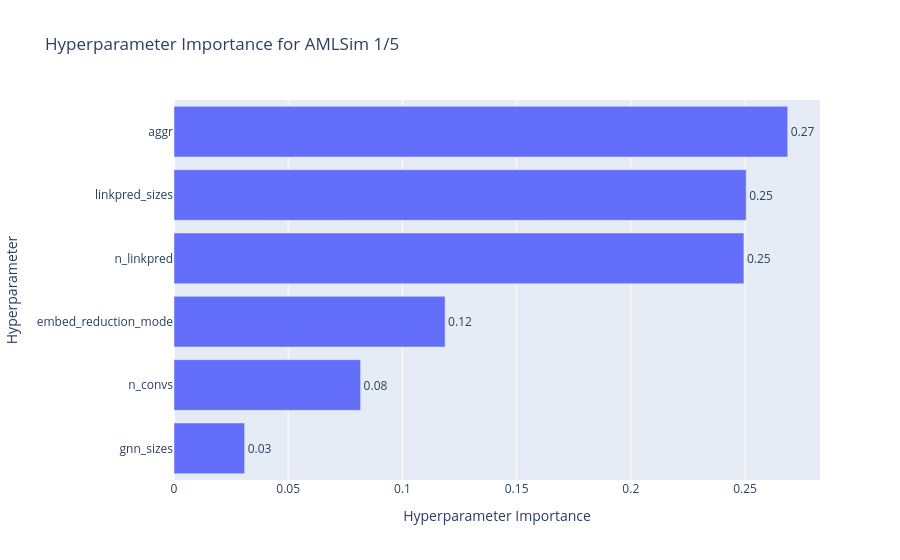
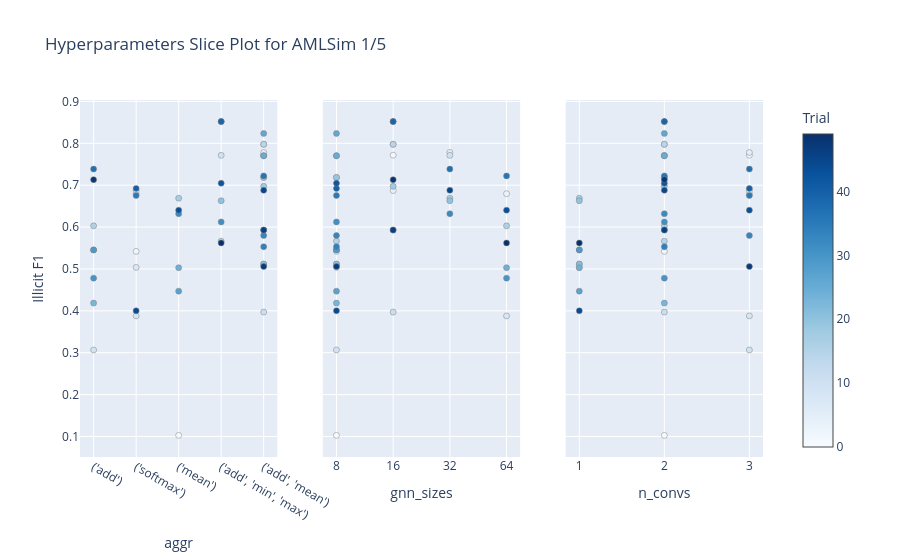
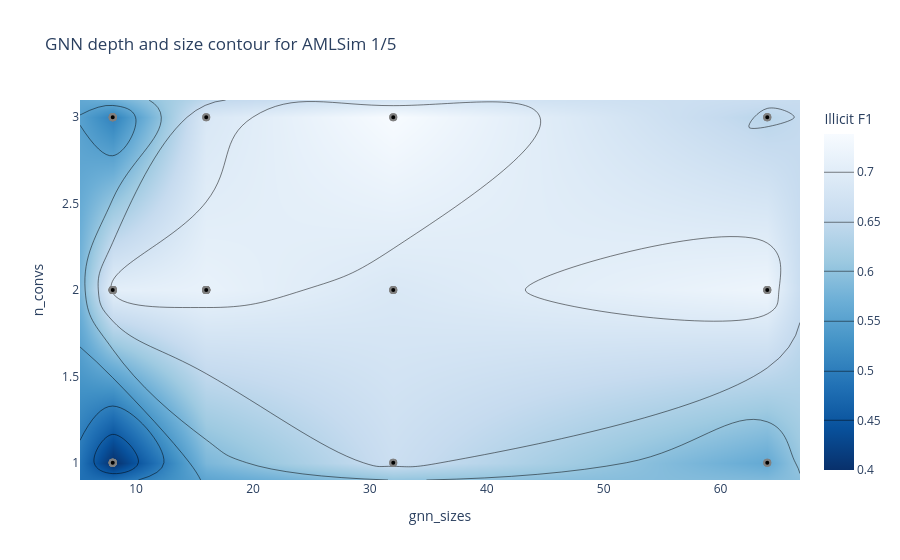
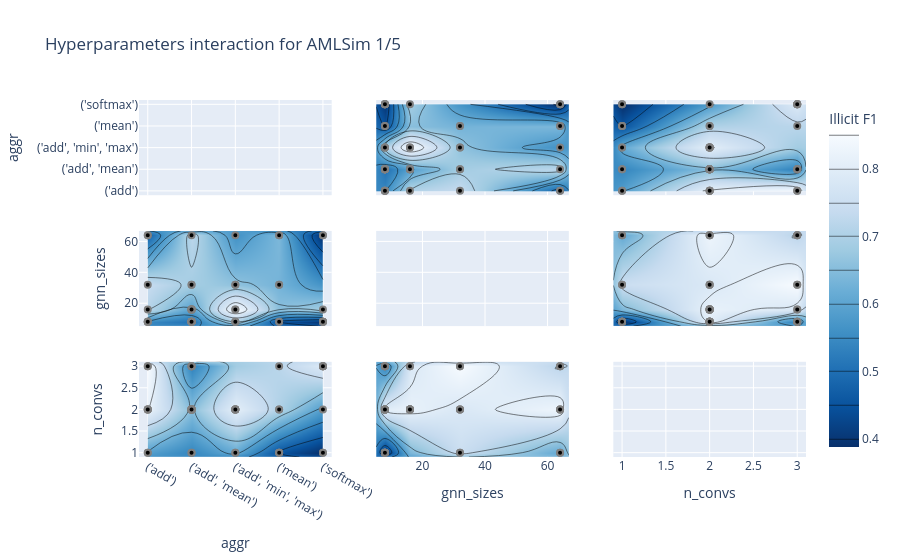

Notebook code for these charts, in order:
### Markdown cell above
## AMLSim 1/5

### Code cell
study_amlsim_51 = rsu.load_study("amlsim_51")
rsu.build_and_save_study_analysis(study_amlsim_51, "AMLSim 1/5")

### Figure 1 — Plotly figure (JSON) as saved in the notebook; plotly's stock layout.template omitted (floating-point values rounded to 4 significant figures)
{"data": [{"cliponaxis": false, "hovertemplate": ["gnn_sizes (CategoricalDistribution): 0.030934289071985546<extra></extra>", "n_convs (CategoricalDistribution): 0.08169239711213766<extra></extra>", "embed_reduction_mode (CategoricalDistribution): 0.11868724210358556<extra></extra>", "n_linkpred (CategoricalDistribution): 0.24950351667012632<extra></extra>", "linkpred_sizes (CategoricalDistribution): 0.2505011577981635<extra></extra>", "aggr (CategoricalDistribution): 0.2686813972440014<extra></extra>"], "name": "Illicit F1", "orientation": "h", "text": ["0.03", "0.08", "0.12", "0.25", "0.25", "0.27"], "textposition": "outside", "type": "bar", "x": [0.03093, 0.08169, 0.1187, 0.2495, 0.2505, 0.2687], "y": ["gnn_sizes", "n_convs", "embed_reduction_mode", "n_linkpred", "linkpred_sizes", "aggr"]}], "layout": {"title": {"text": "Hyperparameter Importance for AMLSim 1/5"}, "xaxis": {"title": {"text": "Hyperparameter Importance"}}, "yaxis": {"title": {"text": "Hyperparameter"}}}}

### Figure 2 — Plotly figure (JSON) as saved in the notebook; plotly's stock layout.template omitted (floating-point values rounded to 4 significant figures)
{"data": [{"marker": {"color": [0, 1, 2, 3, 4, 5, 6, 7, 8, 9, 10, 11, 12, 13, 14, 15, 16, 17, 18, 19, 20, 21, 22, 23, 24, 25, 26, 27, 28, 29, 30, 31, 32, 33, 34, 35, 36, 37, 38, 39, 40, 41, 42, 43, 44, 45, 46, 47, 48, 49], "colorbar": {"title": {"text": "Trial"}, "x": 1, "xpad": 40}, "colorscale": [[0, "rgb(247,251,255)"], [0.125, "rgb(222,235,247)"], [0.25, "rgb(198,219,239)"], [0.375, "rgb(158,202,225)"], [0.5, "rgb(107,174,214)"], [0.625, "rgb(66,146,198)"], [0.75, "rgb(33,113,181)"], [0.875, "rgb(8,81,156)"], [1, "rgb(8,48,107)"]], "line": {"color": "Grey", "width": 0.5}, "showscale": true}, "mode": "markers", "name": "Feasible Trial", "showlegend": false, "type": "scatter", "x": ["('mean')", "('add', 'mean')", "('softmax')", "('softmax')", "('softmax')", "('add', 'mean')", "('add', 'mean')", "('softmax')", "('softmax')", "('add')", "('add', 'min', 'max')", "('add', 'mean')", "('add', 'mean')", "('add', 'mean')", "('add', 'mean')", "('add', 'min', 'max')", "('add')", "('mean')", "('add', 'mean')", "('add', 'mean')", "('add', 'min', 'max')", "('add', 'mean')", "('add', 'mean')", "('add')", "('mean')", "('add', 'mean')", "('add', 'mean')", "('mean')", "('add')", "('add')", "('add')", "('add', 'min', 'max')", "('mean')", "('add', 'mean')", "('add', 'mean')", "('softmax')", "('add', 'mean')", "('add')", "('add', 'min', 'max')", "('add', 'min', 'max')", "('softmax')", "('add', 'mean')", "('add', 'min', 'max')", "('mean')", "('softmax')", "('add', 'mean')", "('add', 'mean')", "('add', 'mean')", "('add')", "('add', 'min', 'max')"], "xaxis": "x", "y": [0.1026, 0.7716, 0.542, 0.6797, 0.6873, 0.7781, 0.7186, 0.5037, 0.3879, 0.3065, 0.7713, 0.397, 0.5116, 0.7977, 0.7977, 0.5663, 0.6029, 0.6689, 0.6974, 0.7186, 0.6629, 0.5116, 0.7703, 0.4184, 0.503, 0.7703, 0.8235, 0.4471, 0.5455, 0.5455, 0.4781, 0.6123, 0.6318, 0.5797, 0.553, 0.6753, 0.7222, 0.7385, 0.8519, 0.8519, 0.6923, 0.5929, 0.7048, 0.6404, 0.4, 0.6879, 0.5929, 0.5057, 0.7133, 0.562], "yaxis": "y"}, {"marker": {"color": [0, 1, 2, 3, 4, 5, 6, 7, 8, 9, 10, 11, 12, 13, 14, 15, 16, 17, 18, 19, 20, 21, 22, 23, 24, 25, 26, 27, 28, 29, 30, 31, 32, 33, 34, 35, 36, 37, 38, 39, 40, 41, 42, 43, 44, 45, 46, 47, 48, 49], "colorbar": {"title": {"text": "Trial"}, "x": 1, "xpad": 40}, "colorscale": [[0, "rgb(247,251,255)"], [0.125, "rgb(222,235,247)"], [0.25, "rgb(198,219,239)"], [0.375, "rgb(158,202,225)"], [0.5, "rgb(107,174,214)"], [0.625, "rgb(66,146,198)"], [0.75, "rgb(33,113,181)"], [0.875, "rgb(8,81,156)"], [1, "rgb(8,48,107)"]], "line": {"color": "Grey", "width": 0.5}, "showscale": false}, "mode": "markers", "name": "Feasible Trial", "showlegend": false, "type": "scatter", "x": [8, 16, 8, 64, 16, 32, 8, 8, 64, 8, 32, 16, 8, 16, 16, 8, 64, 32, 16, 8, 32, 8, 8, 8, 64, 8, 8, 8, 8, 8, 64, 8, 32, 8, 8, 8, 64, 32, 16, 16, 8, 16, 8, 64, 8, 32, 16, 8, 16, 64], "xaxis": "x2", "y": [0.1026, 0.7716, 0.542, 0.6797, 0.6873, 0.7781, 0.7186, 0.5037, 0.3879, 0.3065, 0.7713, 0.397, 0.5116, 0.7977, 0.7977, 0.5663, 0.6029, 0.6689, 0.6974, 0.7186, 0.6629, 0.5116, 0.7703, 0.4184, 0.503, 0.7703, 0.8235, 0.4471, 0.5455, 0.5455, 0.4781, 0.6123, 0.6318, 0.5797, 0.553, 0.6753, 0.7222, 0.7385, 0.8519, 0.8519, 0.6923, 0.5929, 0.7048, 0.6404, 0.4, 0.6879, 0.5929, 0.5057, 0.7133, 0.562], "yaxis": "y2"}, {"marker": {"color": [0, 1, 2, 3, 4, 5, 6, 7, 8, 9, 10, 11, 12, 13, 14, 15, 16, 17, 18, 19, 20, 21, 22, 23, 24, 25, 26, 27, 28, 29, 30, 31, 32, 33, 34, 35, 36, 37, 38, 39, 40, 41, 42, 43, 44, 45, 46, 47, 48, 49], "colorbar": {"title": {"text": "Trial"}, "x": 1, "xpad": 40}, "colorscale": [[0, "rgb(247,251,255)"], [0.125, "rgb(222,235,247)"], [0.25, "rgb(198,219,239)"], [0.375, "rgb(158,202,225)"], [0.5, "rgb(107,174,214)"], [0.625, "rgb(66,146,198)"], [0.75, "rgb(33,113,181)"], [0.875, "rgb(8,81,156)"], [1, "rgb(8,48,107)"]], "line": {"color": "Grey", "width": 0.5}, "showscale": false}, "mode": "markers", "name": "Feasible Trial", "showlegend": false, "type": "scatter", "x": [2, 3, 2, 3, 3, 3, 2, 1, 3, 3, 2, 2, 1, 2, 2, 2, 2, 1, 2, 2, 1, 1, 2, 2, 1, 2, 2, 1, 1, 1, 2, 2, 2, 3, 2, 3, 2, 3, 2, 2, 3, 2, 2, 3, 1, 2, 2, 3, 2, 1], "xaxis": "x3", "y": [0.1026, 0.7716, 0.542, 0.6797, 0.6873, 0.7781, 0.7186, 0.5037, 0.3879, 0.3065, 0.7713, 0.397, 0.5116, 0.7977, 0.7977, 0.5663, 0.6029, 0.6689, 0.6974, 0.7186, 0.6629, 0.5116, 0.7703, 0.4184, 0.503, 0.7703, 0.8235, 0.4471, 0.5455, 0.5455, 0.4781, 0.6123, 0.6318, 0.5797, 0.553, 0.6753, 0.7222, 0.7385, 0.8519, 0.8519, 0.6923, 0.5929, 0.7048, 0.6404, 0.4, 0.6879, 0.5929, 0.5057, 0.7133, 0.562], "yaxis": "y3"}], "layout": {"title": {"text": "Hyperparameters Slice Plot for AMLSim 1/5"}, "xaxis": {"anchor": "y", "categoryarray": ["('add')", "('softmax')", "('mean')", "('add', 'min', 'max')", "('add', 'mean')"], "categoryorder": "array", "domain": [0, 0.2889], "title": {"text": "aggr"}, "type": "category"}, "xaxis2": {"anchor": "y2", "categoryarray": [8, 16, 32, 64], "categoryorder": "array", "domain": [0.3556, 0.6444], "title": {"text": "gnn_sizes"}, "type": "category"}, "xaxis3": {"anchor": "y3", "categoryarray": [1, 2, 3], "categoryorder": "array", "domain": [0.7111, 1], "title": {"text": "n_convs"}, "type": "category"}, "yaxis": {"anchor": "x", "domain": [0, 1], "title": {"text": "Illicit F1"}}, "yaxis2": {"anchor": "x2", "domain": [0, 1], "matches": "y", "showticklabels": false}, "yaxis3": {"anchor": "x3", "domain": [0, 1], "matches": "y", "showticklabels": false}}}

### Figure 3 — Plotly figure (JSON) as saved in the notebook; plotly's stock layout.template omitted (floating-point values rounded to 4 significant figures)
{"data": [{"colorbar": {"title": {"text": "Illicit F1"}}, "colorscale": [[0, "rgb(247,251,255)"], [0.125, "rgb(222,235,247)"], [0.25, "rgb(198,219,239)"], [0.375, "rgb(158,202,225)"], [0.5, "rgb(107,174,214)"], [0.625, "rgb(66,146,198)"], [0.75, "rgb(33,113,181)"], [0.875, "rgb(8,81,156)"], [1, "rgb(8,48,107)"]], "connectgaps": true, "contours": {"coloring": "heatmap"}, "hoverinfo": "none", "line": {"smoothing": 1.3}, "reversescale": true, "type": "contour", "x": [5.2, 8, 16, 32, 64, 66.8], "y": [0.9, 1, 2, 3, 3.1], "z": [[null, null, null, null, null, null], [null, 0.4, null, 0.6629, 0.562, null], [null, 0.7048, 0.7133, 0.6879, 0.7222, null], [null, 0.5057, 0.6873, 0.7385, 0.6404, null], [null, null, null, null, null, null]]}, {"marker": {"color": "black", "line": {"color": "Gray", "width": 2}}, "mode": "markers", "name": "Feasible Trial", "showlegend": false, "type": "scatter", "x": [8, 16, 8, 64, 16, 32, 8, 8, 64, 8, 32, 16, 8, 16, 16, 8, 64, 32, 16, 8, 32, 8, 8, 8, 64, 8, 8, 8, 8, 8, 64, 8, 32, 8, 8, 8, 64, 32, 16, 16, 8, 16, 8, 64, 8, 32, 16, 8, 16, 64], "y": [2, 3, 2, 3, 3, 3, 2, 1, 3, 3, 2, 2, 1, 2, 2, 2, 2, 1, 2, 2, 1, 1, 2, 2, 1, 2, 2, 1, 1, 1, 2, 2, 2, 3, 2, 3, 2, 3, 2, 2, 3, 2, 2, 3, 1, 2, 2, 3, 2, 1]}, {"marker": {"color": "#cccccc", "line": {"color": "Gray", "width": 2}}, "mode": "markers", "name": "Infeasible Trial", "showlegend": false, "type": "scatter", "x": [], "y": []}], "layout": {"title": {"text": "GNN depth and size contour for AMLSim 1/5"}, "xaxis": {"range": [5.2, 66.8], "title": {"text": "gnn_sizes"}}, "yaxis": {"range": [0.9, 3.1], "title": {"text": "n_convs"}}}}

### Figure 4 — Plotly figure (JSON) as saved in the notebook; plotly's stock layout.template omitted (floating-point values rounded to 4 significant figures)
{"data": [{"type": "scatter", "xaxis": "x", "yaxis": "y"}, {"colorbar": {"title": {"text": "Illicit F1"}}, "colorscale": [[0, "rgb(247,251,255)"], [0.125, "rgb(222,235,247)"], [0.25, "rgb(198,219,239)"], [0.375, "rgb(158,202,225)"], [0.5, "rgb(107,174,214)"], [0.625, "rgb(66,146,198)"], [0.75, "rgb(33,113,181)"], [0.875, "rgb(8,81,156)"], [1, "rgb(8,48,107)"]], "connectgaps": true, "contours": {"coloring": "heatmap"}, "hoverinfo": "none", "line": {"smoothing": 1.3}, "reversescale": true, "showscale": true, "type": "contour", "x": ["('add')", "('add', 'mean')", "('add', 'min', 'max')", "('mean')", "('softmax')"], "xaxis": "x4", "y": [5.2, 8, 16, 32, 64, 66.8], "yaxis": "y4", "z": [[null, null, null, null, null], [0.5455, 0.5057, 0.7048, 0.4471, 0.4], [0.7133, 0.5929, 0.8519, null, 0.6873], [0.7385, 0.6879, 0.6629, 0.6318, null], [0.4781, 0.7222, 0.562, 0.6404, 0.3879], [null, null, null, null, null]]}, {"marker": {"color": "black", "line": {"color": "Gray", "width": 2}}, "mode": "markers", "name": "Feasible Trial", "showlegend": false, "type": "scatter", "x": ["('mean')", "('add', 'mean')", "('softmax')", "('softmax')", "('softmax')", "('add', 'mean')", "('add', 'mean')", "('softmax')", "('softmax')", "('add')", "('add', 'min', 'max')", "('add', 'mean')", "('add', 'mean')", "('add', 'mean')", "('add', 'mean')", "('add', 'min', 'max')", "('add')", "('mean')", "('add', 'mean')", "('add', 'mean')", "('add', 'min', 'max')", "('add', 'mean')", "('add', 'mean')", "('add')", "('mean')", "('add', 'mean')", "('add', 'mean')", "('mean')", "('add')", "('add')", "('add')", "('add', 'min', 'max')", "('mean')", "('add', 'mean')", "('add', 'mean')", "('softmax')", "('add', 'mean')", "('add')", "('add', 'min', 'max')", "('add', 'min', 'max')", "('softmax')", "('add', 'mean')", "('add', 'min', 'max')", "('mean')", "('softmax')", "('add', 'mean')", "('add', 'mean')", "('add', 'mean')", "('add')", "('add', 'min', 'max')"], "xaxis": "x4", "y": [8, 16, 8, 64, 16, 32, 8, 8, 64, 8, 32, 16, 8, 16, 16, 8, 64, 32, 16, 8, 32, 8, 8, 8, 64, 8, 8, 8, 8, 8, 64, 8, 32, 8, 8, 8, 64, 32, 16, 16, 8, 16, 8, 64, 8, 32, 16, 8, 16, 64], "yaxis": "y4"}, {"colorbar": {"title": {"text": "Illicit F1"}}, "colorscale": [[0, "rgb(247,251,255)"], [0.125, "rgb(222,235,247)"], [0.25, "rgb(198,219,239)"], [0.375, "rgb(158,202,225)"], [0.5, "rgb(107,174,214)"], [0.625, "rgb(66,146,198)"], [0.75, "rgb(33,113,181)"], [0.875, "rgb(8,81,156)"], [1, "rgb(8,48,107)"]], "connectgaps": true, "contours": {"coloring": "heatmap"}, "hoverinfo": "none", "line": {"smoothing": 1.3}, "reversescale": true, "showscale": false, "type": "contour", "x": ["('add')", "('add', 'mean')", "('add', 'min', 'max')", "('mean')", "('softmax')"], "xaxis": "x7", "y": [0.9, 1, 2, 3, 3.1], "yaxis": "y7", "z": [[null, null, null, null, null], [0.5455, 0.5116, 0.562, 0.4471, 0.4], [0.7133, 0.5929, 0.7048, 0.6318, 0.542], [0.7385, 0.5057, null, 0.6404, 0.6923], [null, null, null, null, null]]}, {"marker": {"color": "black", "line": {"color": "Gray", "width": 2}}, "mode": "markers", "name": "Feasible Trial", "showlegend": false, "type": "scatter", "x": ["('mean')", "('add', 'mean')", "('softmax')", "('softmax')", "('softmax')", "('add', 'mean')", "('add', 'mean')", "('softmax')", "('softmax')", "('add')", "('add', 'min', 'max')", "('add', 'mean')", "('add', 'mean')", "('add', 'mean')", "('add', 'mean')", "('add', 'min', 'max')", "('add')", "('mean')", "('add', 'mean')", "('add', 'mean')", "('add', 'min', 'max')", "('add', 'mean')", "('add', 'mean')", "('add')", "('mean')", "('add', 'mean')", "('add', 'mean')", "('mean')", "('add')", "('add')", "('add')", "('add', 'min', 'max')", "('mean')", "('add', 'mean')", "('add', 'mean')", "('softmax')", "('add', 'mean')", "('add')", "('add', 'min', 'max')", "('add', 'min', 'max')", "('softmax')", "('add', 'mean')", "('add', 'min', 'max')", "('mean')", "('softmax')", "('add', 'mean')", "('add', 'mean')", "('add', 'mean')", "('add')", "('add', 'min', 'max')"], "xaxis": "x7", "y": [2, 3, 2, 3, 3, 3, 2, 1, 3, 3, 2, 2, 1, 2, 2, 2, 2, 1, 2, 2, 1, 1, 2, 2, 1, 2, 2, 1, 1, 1, 2, 2, 2, 3, 2, 3, 2, 3, 2, 2, 3, 2, 2, 3, 1, 2, 2, 3, 2, 1], "yaxis": "y7"}, {"colorbar": {"title": {"text": "Illicit F1"}}, "colorscale": [[0, "rgb(247,251,255)"], [0.125, "rgb(222,235,247)"], [0.25, "rgb(198,219,239)"], [0.375, "rgb(158,202,225)"], [0.5, "rgb(107,174,214)"], [0.625, "rgb(66,146,198)"], [0.75, "rgb(33,113,181)"], [0.875, "rgb(8,81,156)"], [1, "rgb(8,48,107)"]], "connectgaps": true, "contours": {"coloring": "heatmap"}, "hoverinfo": "none", "line": {"smoothing": 1.3}, "reversescale": true, "showscale": false, "type": "contour", "x": [5.2, 8, 16, 32, 64, 66.8], "xaxis": "x2", "y": ["('add')", "('add', 'mean')", "('add', 'min', 'max')", "('mean')", "('softmax')"], "yaxis": "y2", "z": [[null, 0.5455, 0.7133, 0.7385, 0.4781, null], [null, 0.5057, 0.5929, 0.6879, 0.7222, null], [null, 0.7048, 0.8519, 0.6629, 0.562, null], [null, 0.4471, null, 0.6318, 0.6404, null], [null, 0.4, 0.6873, null, 0.3879, null]]}, {"marker": {"color": "black", "line": {"color": "Gray", "width": 2}}, "mode": "markers", "name": "Feasible Trial", "showlegend": false, "type": "scatter", "x": [8, 16, 8, 64, 16, 32, 8, 8, 64, 8, 32, 16, 8, 16, 16, 8, 64, 32, 16, 8, 32, 8, 8, 8, 64, 8, 8, 8, 8, 8, 64, 8, 32, 8, 8, 8, 64, 32, 16, 16, 8, 16, 8, 64, 8, 32, 16, 8, 16, 64], "xaxis": "x2", "y": ["('mean')", "('add', 'mean')", "('softmax')", "('softmax')", "('softmax')", "('add', 'mean')", "('add', 'mean')", "('softmax')", "('softmax')", "('add')", "('add', 'min', 'max')", "('add', 'mean')", "('add', 'mean')", "('add', 'mean')", "('add', 'mean')", "('add', 'min', 'max')", "('add')", "('mean')", "('add', 'mean')", "('add', 'mean')", "('add', 'min', 'max')", "('add', 'mean')", "('add', 'mean')", "('add')", "('mean')", "('add', 'mean')", "('add', 'mean')", "('mean')", "('add')", "('add')", "('add')", "('add', 'min', 'max')", "('mean')", "('add', 'mean')", "('add', 'mean')", "('softmax')", "('add', 'mean')", "('add')", "('add', 'min', 'max')", "('add', 'min', 'max')", "('softmax')", "('add', 'mean')", "('add', 'min', 'max')", "('mean')", "('softmax')", "('add', 'mean')", "('add', 'mean')", "('add', 'mean')", "('add')", "('add', 'min', 'max')"], "yaxis": "y2"}, {"type": "scatter", "xaxis": "x5", "yaxis": "y5"}, {"colorbar": {"title": {"text": "Illicit F1"}}, "colorscale": [[0, "rgb(247,251,255)"], [0.125, "rgb(222,235,247)"], [0.25, "rgb(198,219,239)"], [0.375, "rgb(158,202,225)"], [0.5, "rgb(107,174,214)"], [0.625, "rgb(66,146,198)"], [0.75, "rgb(33,113,181)"], [0.875, "rgb(8,81,156)"], [1, "rgb(8,48,107)"]], "connectgaps": true, "contours": {"coloring": "heatmap"}, "hoverinfo": "none", "line": {"smoothing": 1.3}, "reversescale": true, "showscale": false, "type": "contour", "x": [5.2, 8, 16, 32, 64, 66.8], "xaxis": "x8", "y": [0.9, 1, 2, 3, 3.1], "yaxis": "y8", "z": [[null, null, null, null, null, null], [null, 0.4, null, 0.6629, 0.562, null], [null, 0.7048, 0.7133, 0.6879, 0.7222, null], [null, 0.5057, 0.6873, 0.7385, 0.6404, null], [null, null, null, null, null, null]]}, {"marker": {"color": "black", "line": {"color": "Gray", "width": 2}}, "mode": "markers", "name": "Feasible Trial", "showlegend": false, "type": "scatter", "x": [8, 16, 8, 64, 16, 32, 8, 8, 64, 8, 32, 16, 8, 16, 16, 8, 64, 32, 16, 8, 32, 8, 8, 8, 64, 8, 8, 8, 8, 8, 64, 8, 32, 8, 8, 8, 64, 32, 16, 16, 8, 16, 8, 64, 8, 32, 16, 8, 16, 64], "xaxis": "x8", "y": [2, 3, 2, 3, 3, 3, 2, 1, 3, 3, 2, 2, 1, 2, 2, 2, 2, 1, 2, 2, 1, 1, 2, 2, 1, 2, 2, 1, 1, 1, 2, 2, 2, 3, 2, 3, 2, 3, 2, 2, 3, 2, 2, 3, 1, 2, 2, 3, 2, 1], "yaxis": "y8"}, {"colorbar": {"title": {"text": "Illicit F1"}}, "colorscale": [[0, "rgb(247,251,255)"], [0.125, "rgb(222,235,247)"], [0.25, "rgb(198,219,239)"], [0.375, "rgb(158,202,225)"], [0.5, "rgb(107,174,214)"], [0.625, "rgb(66,146,198)"], [0.75, "rgb(33,113,181)"], [0.875, "rgb(8,81,156)"], [1, "rgb(8,48,107)"]], "connectgaps": true, "contours": {"coloring": "heatmap"}, "hoverinfo": "none", "line": {"smoothing": 1.3}, "reversescale": true, "showscale": false, "type": "contour", "x": [0.9, 1, 2, 3, 3.1], "xaxis": "x3", "y": ["('add')", "('add', 'mean')", "('add', 'min', 'max')", "('mean')", "('softmax')"], "yaxis": "y3", "z": [[null, 0.5455, 0.7133, 0.7385, null], [null, 0.5116, 0.5929, 0.5057, null], [null, 0.562, 0.7048, null, null], [null, 0.4471, 0.6318, 0.6404, null], [null, 0.4, 0.542, 0.6923, null]]}, {"marker": {"color": "black", "line": {"color": "Gray", "width": 2}}, "mode": "markers", "name": "Feasible Trial", "showlegend": false, "type": "scatter", "x": [2, 3, 2, 3, 3, 3, 2, 1, 3, 3, 2, 2, 1, 2, 2, 2, 2, 1, 2, 2, 1, 1, 2, 2, 1, 2, 2, 1, 1, 1, 2, 2, 2, 3, 2, 3, 2, 3, 2, 2, 3, 2, 2, 3, 1, 2, 2, 3, 2, 1], "xaxis": "x3", "y": ["('mean')", "('add', 'mean')", "('softmax')", "('softmax')", "('softmax')", "('add', 'mean')", "('add', 'mean')", "('softmax')", "('softmax')", "('add')", "('add', 'min', 'max')", "('add', 'mean')", "('add', 'mean')", "('add', 'mean')", "('add', 'mean')", "('add', 'min', 'max')", "('add')", "('mean')", "('add', 'mean')", "('add', 'mean')", "('add', 'min', 'max')", "('add', 'mean')", "('add', 'mean')", "('add')", "('mean')", "('add', 'mean')", "('add', 'mean')", "('mean')", "('add')", "('add')", "('add')", "('add', 'min', 'max')", "('mean')", "('add', 'mean')", "('add', 'mean')", "('softmax')", "('add', 'mean')", "('add')", "('add', 'min', 'max')", "('add', 'min', 'max')", "('softmax')", "('add', 'mean')", "('add', 'min', 'max')", "('mean')", "('softmax')", "('add', 'mean')", "('add', 'mean')", "('add', 'mean')", "('add')", "('add', 'min', 'max')"], "yaxis": "y3"}, {"colorbar": {"title": {"text": "Illicit F1"}}, "colorscale": [[0, "rgb(247,251,255)"], [0.125, "rgb(222,235,247)"], [0.25, "rgb(198,219,239)"], [0.375, "rgb(158,202,225)"], [0.5, "rgb(107,174,214)"], [0.625, "rgb(66,146,198)"], [0.75, "rgb(33,113,181)"], [0.875, "rgb(8,81,156)"], [1, "rgb(8,48,107)"]], "connectgaps": true, "contours": {"coloring": "heatmap"}, "hoverinfo": "none", "line": {"smoothing": 1.3}, "reversescale": true, "showscale": false, "type": "contour", "x": [0.9, 1, 2, 3, 3.1], "xaxis": "x6", "y": [5.2, 8, 16, 32, 64, 66.8], "yaxis": "y6", "z": [[null, null, null, null, null], [null, 0.4, 0.7048, 0.5057, null], [null, null, 0.7133, 0.6873, null], [null, 0.6629, 0.6879, 0.7385, null], [null, 0.562, 0.7222, 0.6404, null], [null, null, null, null, null]]}, {"marker": {"color": "black", "line": {"color": "Gray", "width": 2}}, "mode": "markers", "name": "Feasible Trial", "showlegend": false, "type": "scatter", "x": [2, 3, 2, 3, 3, 3, 2, 1, 3, 3, 2, 2, 1, 2, 2, 2, 2, 1, 2, 2, 1, 1, 2, 2, 1, 2, 2, 1, 1, 1, 2, 2, 2, 3, 2, 3, 2, 3, 2, 2, 3, 2, 2, 3, 1, 2, 2, 3, 2, 1], "xaxis": "x6", "y": [8, 16, 8, 64, 16, 32, 8, 8, 64, 8, 32, 16, 8, 16, 16, 8, 64, 32, 16, 8, 32, 8, 8, 8, 64, 8, 8, 8, 8, 8, 64, 8, 32, 8, 8, 8, 64, 32, 16, 16, 8, 16, 8, 64, 8, 32, 16, 8, 16, 64], "yaxis": "y6"}, {"type": "scatter", "xaxis": "x9", "yaxis": "y9"}], "layout": {"title": {"text": "Hyperparameters interaction for AMLSim 1/5"}, "xaxis": {"anchor": "y", "domain": [0, 0.2889], "matches": "x7", "range": [-0.2, 4.2], "showticklabels": false, "type": "category"}, "xaxis2": {"anchor": "y2", "domain": [0.3556, 0.6444], "matches": "x8", "range": [5.2, 66.8], "showticklabels": false}, "xaxis3": {"anchor": "y3", "domain": [0.7111, 1], "matches": "x9", "range": [0.9, 3.1], "showticklabels": false}, "xaxis4": {"anchor": "y4", "domain": [0, 0.2889], "matches": "x7", "range": [-0.2, 4.2], "showticklabels": false, "type": "category"}, "xaxis5": {"anchor": "y5", "domain": [0.3556, 0.6444], "matches": "x8", "range": [5.2, 66.8], "showticklabels": false}, "xaxis6": {"anchor": "y6", "domain": [0.7111, 1], "matches": "x9", "range": [0.9, 3.1], "showticklabels": false}, "xaxis7": {"anchor": "y7", "domain": [0, 0.2889], "range": [-0.2, 4.2], "title": {"text": "aggr"}, "type": "category"}, "xaxis8": {"anchor": "y8", "domain": [0.3556, 0.6444], "range": [5.2, 66.8], "title": {"text": "gnn_sizes"}}, "xaxis9": {"anchor": "y9", "domain": [0.7111, 1], "range": [0.9, 3.1], "title": {"text": "n_convs"}}, "yaxis": {"anchor": "x", "domain": [0.7333, 1], "range": [-0.2, 4.2], "title": {"text": "aggr"}, "type": "category"}, "yaxis2": {"anchor": "x2", "domain": [0.7333, 1], "matches": "y", "range": [-0.2, 4.2], "showticklabels": false, "type": "category"}, "yaxis3": {"anchor": "x3", "domain": [0.7333, 1], "matches": "y", "range": [-0.2, 4.2], "showticklabels": false, "type": "category"}, "yaxis4": {"anchor": "x4", "domain": [0.3667, 0.6333], "range": [5.2, 66.8], "title": {"text": "gnn_sizes"}}, "yaxis5": {"anchor": "x5", "domain": [0.3667, 0.6333], "matches": "y4", "range": [5.2, 66.8], "showticklabels": false}, "yaxis6": {"anchor": "x6", "domain": [0.3667, 0.6333], "matches": "y4", "range": [5.2, 66.8], "showticklabels": false}, "yaxis7": {"anchor": "x7", "domain": [0, 0.2667], "range": [0.9, 3.1], "title": {"text": "n_convs"}}, "yaxis8": {"anchor": "x8", "domain": [0, 0.2667], "matches": "y7", "range": [0.9, 3.1], "showticklabels": false}, "yaxis9": {"anchor": "x9", "domain": [0, 0.2667], "matches": "y7", "range": [0.9, 3.1], "showticklabels": false}}}
